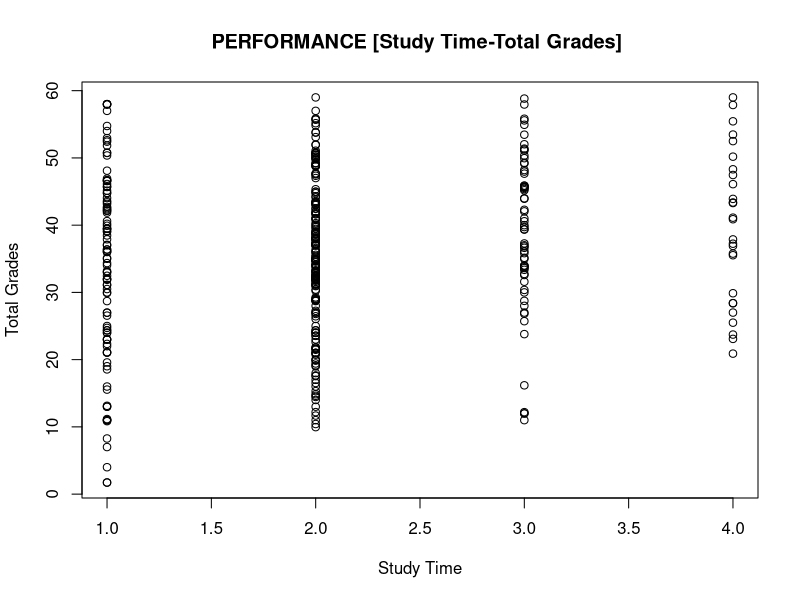
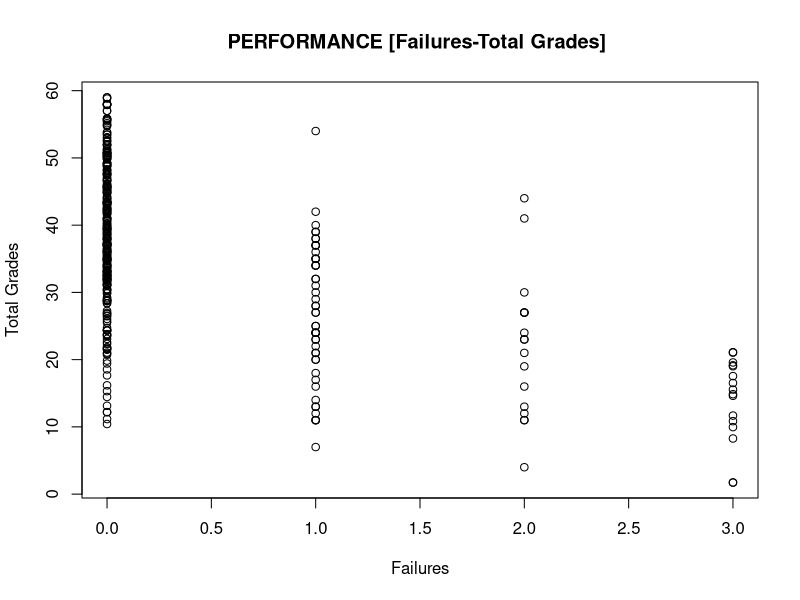
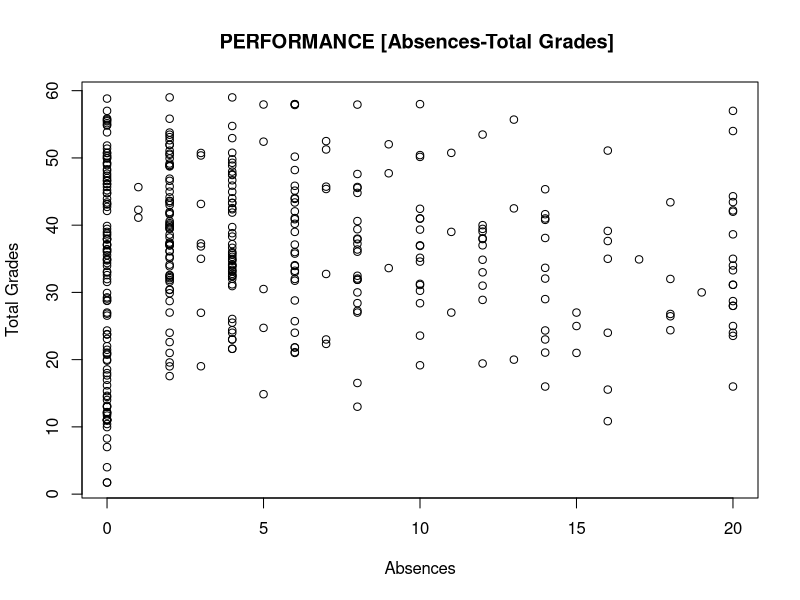
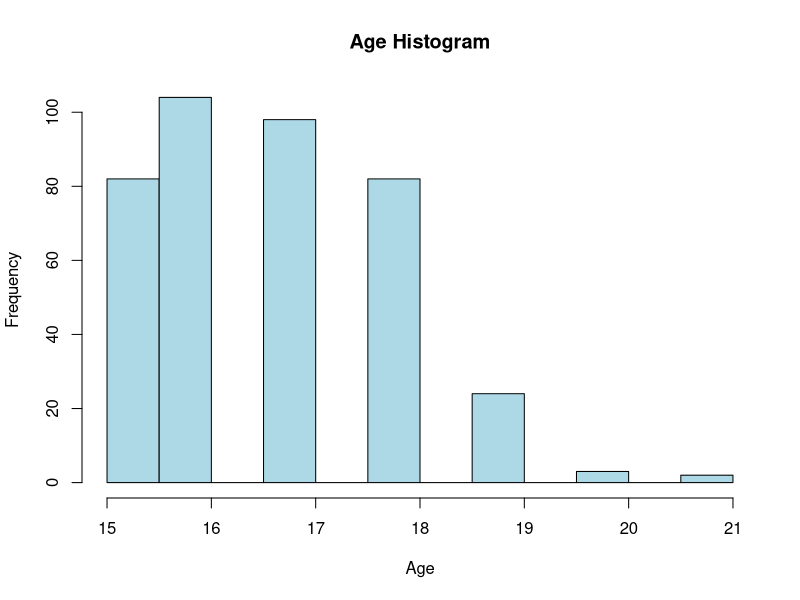
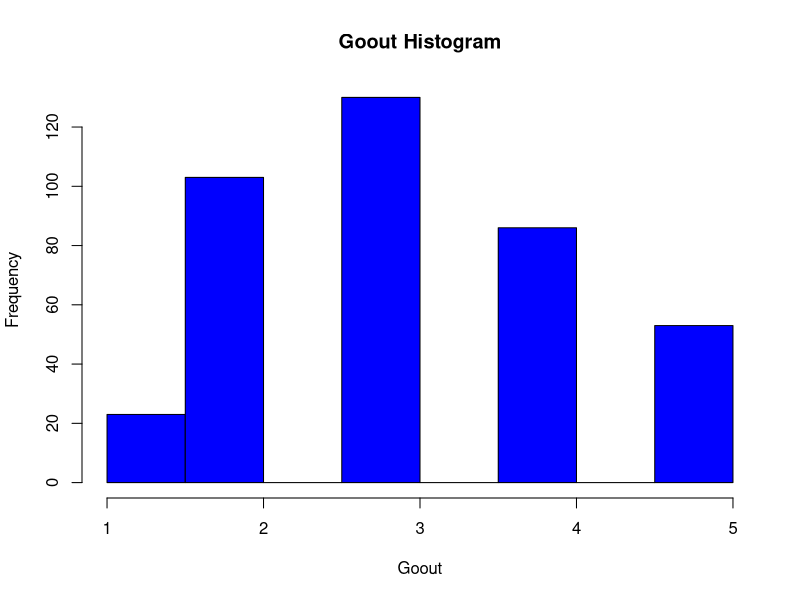
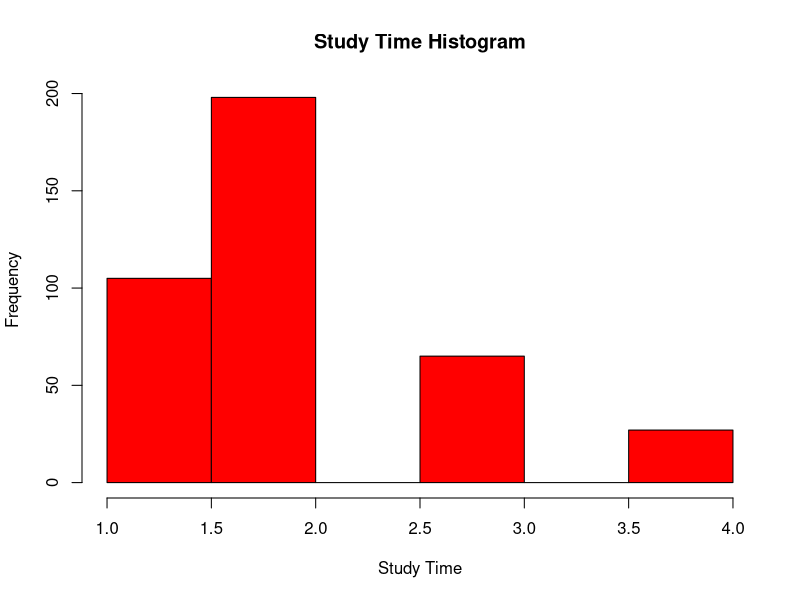
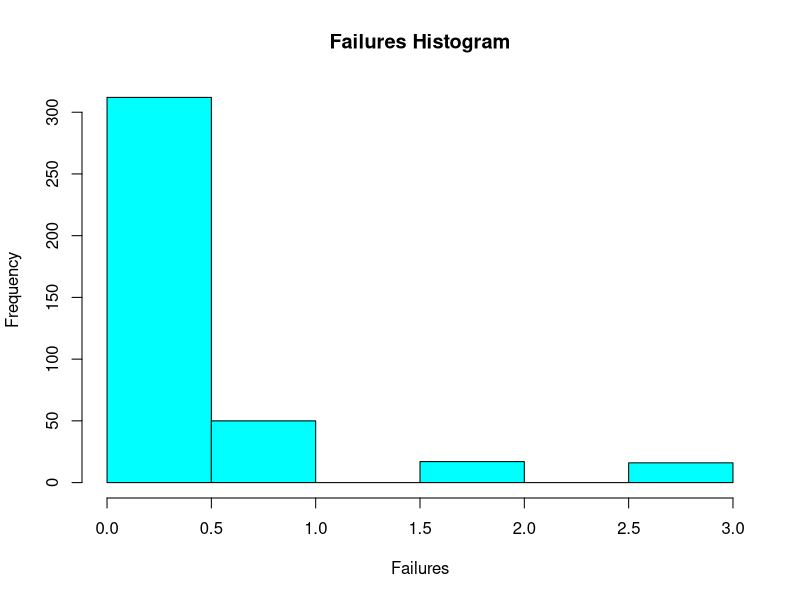
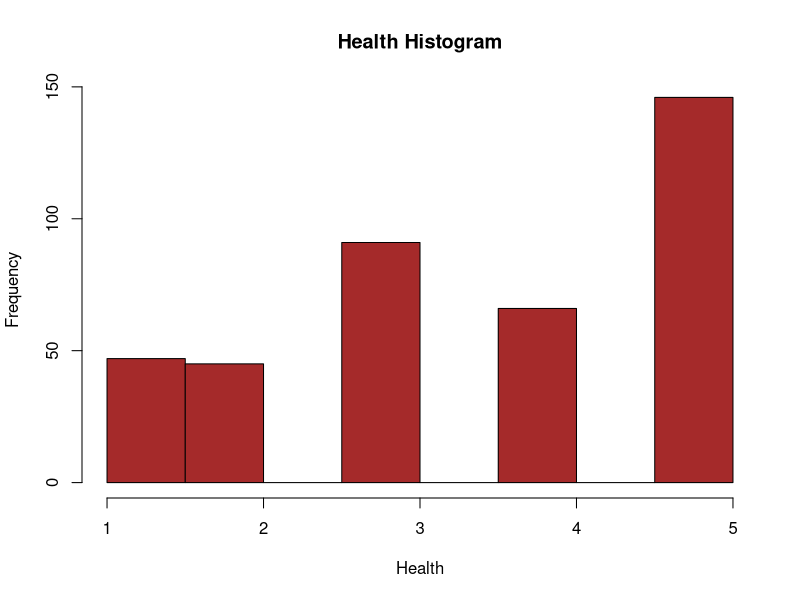

Generate these figures, in order, with R:
library(readxl)
file <- read.csv("StudentsPerformance.csv")

# START PREPROCESSING

#replacment 'M' -> 'Male' / 'F' -> 'Female'
file$sex[file$sex=="F"]="Female"
file$sex[file$sex=="f"]="Female"
file$sex[file$sex=="M"]="Male"
file$sex[file$sex=="m"]="Male"
#file <- na.omit(file)


#data type convertion for age column as it was a char class before convertion
file$age <- as.numeric(file$age)


# Handle outliars function
handle_outliers <- function(column) {
  Q1 <- quantile(column, 0.25, na.rm = TRUE)
  Q3 <- quantile(column, 0.75, na.rm = TRUE)
  IQR_value <- Q3 - Q1
  outlier_threshold <- 1.5 * IQR_value
  outliers <- column < (Q1 - outlier_threshold) | column > (Q3 + outlier_threshold)
  column[column < (Q1 - outlier_threshold)] <- Q1 - outlier_threshold
  column[column > (Q3 + outlier_threshold)] <- Q3 + outlier_threshold
  return(column)
}

# Handle outliars for 'age' and 'absences'
file$age <- handle_outliers(file$age)
file$absences <- handle_outliers(file$absences)


#replace with empty cells with 'no'

file$internet <- ifelse(file$internet == "", "no", file$internet)
## cat("Number of empty values in the 'Internet' column after replacement:", sum(file$internet == ""), "\n")


#feature engineering
file$Total_of_grades <- file$G1  + file$G2 + file$G3

# delete dublicates
file <- unique(file)

# END PREPROCESSING
summary(file)


# START visualization

plot(file$studytime, file$Total_of_grades , main = "PERFORMANCE [Study Time-Total Grades] " ,xlab = "Study Time" , ylab = "Total Grades")
plot(file$failures, file$Total_of_grades, main = "PERFORMANCE [Failures-Total Grades] " ,xlab = "Failures" , ylab = "Total Grades")
plot(file$absences, file$Total_of_grades, main = "PERFORMANCE [Absences-Total Grades] " ,xlab = "Absences" , ylab = "Total Grades")


hist(file$age, col = "lightblue", xlab = "Age", main = "Age Histogram")
hist(file$goout, col = "blue", xlab = "Goout", main = "Goout Histogram")
hist(file$studytime, col = "red", xlab = "Study Time", main = "Study Time Histogram")
hist(file$failures, col = "cyan", xlab = "Failures", main = "Failures Histogram")
hist(file$health, col = "brown", xlab = "Health", main = "Health Histogram")
hist(file$absences , col = "gray" , xlab = "Absences", main = "Absences Histogram")
hist(file$Total_of_grades, col = "green", xlab = "Total Grades", main = "Total Grades Histogram")

boxplot(file$age, col = "lightblue", xlab = "Age", main = "Age boxplot")
boxplot(file$goout, col = "blue", xlab = "Goout", main = "Goout boxplot")
boxplot(file$studytime, col = "red", xlab = "Study Time", main = "Study Time boxplot")
boxplot(file$failures, col = "cyan", xlab = "Failures", main = "Failures boxplot")
boxplot(file$health, col = "brown", xlab = "Health", main = "Health boxplot")
boxplot(file$absences , col = "gray" , xlab = "Absences", main = "Absences boxplot")
boxplot(file$Total_of_grades, col = "green", xlab = "Total Grades", main = "Total Grades boxplot")

barplot(table(file$sex),main = "Sex Bar chart")
barplot(table(file$Fjob),main = "Father Job Bar chart")
barplot(table(file$Mjob),main = "Mother Job Bar chart")
barplot(table(file$internet),main = "Internet Bar chart")
barplot(table(file$romantic),main = "Romantic Bar chart")






